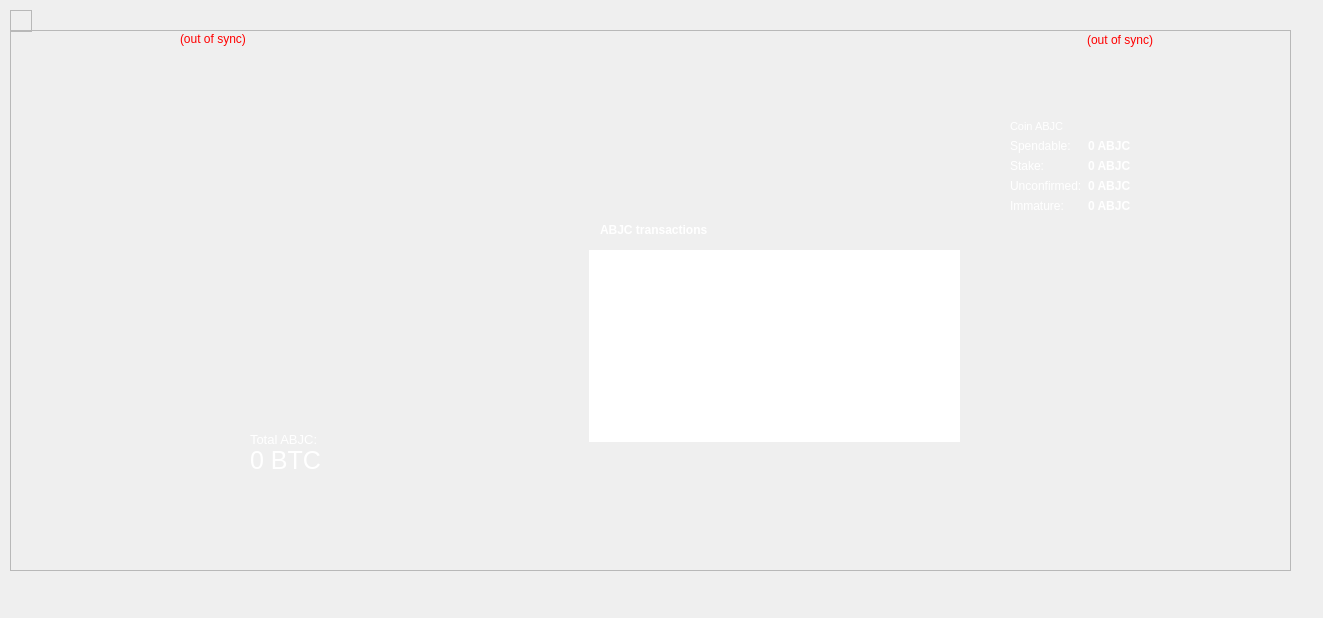
<?xml version="1.0" encoding="UTF-8"?>
<ui version="4.0">
 <class>OverviewPage</class>
 <widget class="QWidget" name="OverviewPage">
  <property name="geometry">
   <rect>
    <x>0</x>
    <y>0</y>
    <width>1323</width>
    <height>618</height>
   </rect>
  </property>
  <property name="windowTitle">
   <string>Form</string>
  </property>
  <widget class="QFrame" name="frame">
   <property name="geometry">
    <rect>
     <x>10</x>
     <y>10</y>
     <width>22</width>
     <height>22</height>
    </rect>
   </property>
   <property name="frameShape">
    <enum>QFrame::StyledPanel</enum>
   </property>
   <property name="frameShadow">
    <enum>QFrame::Raised</enum>
   </property>
   <layout class="QVBoxLayout" name="verticalLayout_4">
    <item>
     <layout class="QHBoxLayout" name="horizontalLayout_4"/>
    </item>
   </layout>
  </widget>
  <widget class="QFrame" name="frame_2">
   <property name="geometry">
    <rect>
     <x>10</x>
     <y>30</y>
     <width>1281</width>
     <height>541</height>
    </rect>
   </property>
   <property name="styleSheet">
    <string notr="true">color: rgb(255, 255, 255);
</string>
   </property>
   <property name="frameShape">
    <enum>QFrame::StyledPanel</enum>
   </property>
   <property name="frameShadow">
    <enum>QFrame::Raised</enum>
   </property>
   <widget class="QListView" name="listTransactions">
    <property name="geometry">
     <rect>
      <x>579</x>
      <y>220</y>
      <width>371</width>
      <height>192</height>
     </rect>
    </property>
    <property name="font">
     <font>
      <pointsize>8</pointsize>
      <weight>75</weight>
      <bold>true</bold>
     </font>
    </property>
    <property name="styleSheet">
     <string notr="true">QListView { background: transparent; }
font: 75 9pt &quot;MS Shell Dlg 2&quot;;</string>
    </property>
    <property name="frameShape">
     <enum>QFrame::NoFrame</enum>
    </property>
    <property name="verticalScrollBarPolicy">
     <enum>Qt::ScrollBarAlwaysOff</enum>
    </property>
    <property name="horizontalScrollBarPolicy">
     <enum>Qt::ScrollBarAlwaysOff</enum>
    </property>
    <property name="selectionMode">
     <enum>QAbstractItemView::NoSelection</enum>
    </property>
   </widget>
   <widget class="QLabel" name="labelWalletStatus">
    <property name="geometry">
     <rect>
      <x>170</x>
      <y>0</y>
      <width>83</width>
      <height>18</height>
     </rect>
    </property>
    <property name="toolTip">
     <string>The displayed information may be out of date. Your wallet automatically synchronizes with the AbjcoinCommerce network after a connection is established, but this process has not completed yet.</string>
    </property>
    <property name="styleSheet">
     <string notr="true">QLabel { color: red; }</string>
    </property>
    <property name="text">
     <string notr="true">(out of sync)</string>
    </property>
    <property name="alignment">
     <set>Qt::AlignLeading|Qt::AlignLeft|Qt::AlignVCenter</set>
    </property>
   </widget>
   <widget class="QLabel" name="labelTotalText">
    <property name="geometry">
     <rect>
      <x>240</x>
      <y>400</y>
      <width>151</width>
      <height>18</height>
     </rect>
    </property>
    <property name="font">
     <font>
      <family>MS Sans Serif</family>
      <pointsize>10</pointsize>
      <weight>50</weight>
      <italic>false</italic>
      <bold>false</bold>
     </font>
    </property>
    <property name="text">
     <string>Total ABJC:</string>
    </property>
   </widget>
   <widget class="QLabel" name="labelTotal">
    <property name="geometry">
     <rect>
      <x>240</x>
      <y>410</y>
      <width>411</width>
      <height>41</height>
     </rect>
    </property>
    <property name="font">
     <font>
      <family>MS Sans Serif</family>
      <pointsize>19</pointsize>
      <weight>50</weight>
      <italic>false</italic>
      <bold>false</bold>
     </font>
    </property>
    <property name="cursor">
     <cursorShape>IBeamCursor</cursorShape>
    </property>
    <property name="toolTip">
     <string>Your current total balance</string>
    </property>
    <property name="text">
     <string notr="true">0 BTC</string>
    </property>
    <property name="textInteractionFlags">
     <set>Qt::LinksAccessibleByMouse|Qt::TextSelectableByKeyboard|Qt::TextSelectableByMouse</set>
    </property>
   </widget>
   <widget class="QLabel" name="labelTransactionsStatus">
    <property name="geometry">
     <rect>
      <x>1060</x>
      <y>0</y>
      <width>83</width>
      <height>20</height>
     </rect>
    </property>
    <property name="toolTip">
     <string>The displayed information may be out of date. Your wallet automatically synchronizes with the AbjcoinCommerce network after a connection is established, but this process has not completed yet.</string>
    </property>
    <property name="styleSheet">
     <string notr="true">QLabel { color: red; }</string>
    </property>
    <property name="text">
     <string notr="true">(out of sync)</string>
    </property>
    <property name="alignment">
     <set>Qt::AlignRight|Qt::AlignTrailing|Qt::AlignVCenter</set>
    </property>
   </widget>
   <widget class="QLabel" name="label_4">
    <property name="geometry">
     <rect>
      <x>590</x>
      <y>190</y>
      <width>153</width>
      <height>20</height>
     </rect>
    </property>
    <property name="text">
     <string>&lt;html&gt;&lt;head/&gt;&lt;body&gt;&lt;p&gt;&lt;span style=&quot; font-weight:600;&quot;&gt;ABJC transactions&lt;/span&gt;&lt;/p&gt;&lt;/body&gt;&lt;/html&gt;</string>
    </property>
   </widget>
   <widget class="QPushButton" name="pushButton">
    <property name="geometry">
     <rect>
      <x>0</x>
      <y>170</y>
      <width>151</width>
      <height>41</height>
     </rect>
    </property>
    <property name="styleSheet">
     <string notr="true">background-image: url(:/images/a1);</string>
    </property>
    <property name="text">
     <string/>
    </property>
    <property name="flat">
     <bool>true</bool>
    </property>
   </widget>
   <widget class="QPushButton" name="pushButton_2">
    <property name="geometry">
     <rect>
      <x>0</x>
      <y>210</y>
      <width>151</width>
      <height>41</height>
     </rect>
    </property>
    <property name="styleSheet">
     <string notr="true">background-image: url(:/images/a2);</string>
    </property>
    <property name="text">
     <string/>
    </property>
    <property name="flat">
     <bool>true</bool>
    </property>
   </widget>
   <widget class="QPushButton" name="pushButton_3">
    <property name="geometry">
     <rect>
      <x>0</x>
      <y>250</y>
      <width>151</width>
      <height>41</height>
     </rect>
    </property>
    <property name="styleSheet">
     <string notr="true">background-image: url(:/images/a3);</string>
    </property>
    <property name="text">
     <string/>
    </property>
    <property name="flat">
     <bool>true</bool>
    </property>
   </widget>
   <widget class="QPushButton" name="pushButton_4">
    <property name="geometry">
     <rect>
      <x>0</x>
      <y>290</y>
      <width>151</width>
      <height>41</height>
     </rect>
    </property>
    <property name="styleSheet">
     <string notr="true">background-image: url(:/images/a4);</string>
    </property>
    <property name="text">
     <string/>
    </property>
    <property name="flat">
     <bool>true</bool>
    </property>
   </widget>
   <widget class="QWidget" name="layoutWidget">
    <property name="geometry">
     <rect>
      <x>1000</x>
      <y>90</y>
      <width>251</width>
      <height>183</height>
     </rect>
    </property>
    <layout class="QFormLayout" name="formLayout">
     <item row="0" column="0" colspan="2">
      <widget class="QLabel" name="label_5">
       <property name="font">
        <font>
         <family>MS Shell Dlg 2</family>
         <pointsize>8</pointsize>
         <weight>50</weight>
         <italic>false</italic>
         <bold>false</bold>
        </font>
       </property>
       <property name="styleSheet">
        <string notr="true">font: 8pt &quot;MS Shell Dlg 2&quot;;</string>
       </property>
       <property name="text">
        <string>Coin ABJC</string>
       </property>
      </widget>
     </item>
     <item row="1" column="0">
      <widget class="QLabel" name="label">
       <property name="font">
        <font>
         <family>Arial</family>
         <pointsize>9</pointsize>
         <weight>50</weight>
         <italic>false</italic>
         <bold>false</bold>
        </font>
       </property>
       <property name="text">
        <string>Spendable:</string>
       </property>
      </widget>
     </item>
     <item row="1" column="1">
      <widget class="QLabel" name="labelBalance">
       <property name="font">
        <font>
         <family>Arial</family>
         <pointsize>9</pointsize>
         <weight>75</weight>
         <italic>false</italic>
         <bold>true</bold>
        </font>
       </property>
       <property name="cursor">
        <cursorShape>IBeamCursor</cursorShape>
       </property>
       <property name="toolTip">
        <string>Your current spendable balance</string>
       </property>
       <property name="text">
        <string notr="true">0 ABJC</string>
       </property>
       <property name="textInteractionFlags">
        <set>Qt::LinksAccessibleByMouse|Qt::TextSelectableByKeyboard|Qt::TextSelectableByMouse</set>
       </property>
      </widget>
     </item>
     <item row="2" column="0">
      <widget class="QLabel" name="label_6">
       <property name="font">
        <font>
         <family>Arial</family>
         <pointsize>9</pointsize>
         <weight>50</weight>
         <italic>false</italic>
         <bold>false</bold>
        </font>
       </property>
       <property name="text">
        <string>Stake:</string>
       </property>
      </widget>
     </item>
     <item row="2" column="1">
      <widget class="QLabel" name="labelStake">
       <property name="font">
        <font>
         <family>Arial</family>
         <pointsize>9</pointsize>
         <weight>75</weight>
         <italic>false</italic>
         <bold>true</bold>
        </font>
       </property>
       <property name="cursor">
        <cursorShape>IBeamCursor</cursorShape>
       </property>
       <property name="toolTip">
        <string>Total of coins that was staked, and do not yet count toward the current balance</string>
       </property>
       <property name="text">
        <string notr="true">0 ABJC</string>
       </property>
       <property name="textInteractionFlags">
        <set>Qt::LinksAccessibleByMouse|Qt::TextSelectableByKeyboard|Qt::TextSelectableByMouse</set>
       </property>
      </widget>
     </item>
     <item row="3" column="0">
      <widget class="QLabel" name="label_3">
       <property name="font">
        <font>
         <family>Arial</family>
         <pointsize>9</pointsize>
         <weight>50</weight>
         <italic>false</italic>
         <bold>false</bold>
        </font>
       </property>
       <property name="text">
        <string>Unconfirmed:</string>
       </property>
      </widget>
     </item>
     <item row="3" column="1">
      <widget class="QLabel" name="labelUnconfirmed">
       <property name="font">
        <font>
         <family>Arial</family>
         <pointsize>9</pointsize>
         <weight>75</weight>
         <italic>false</italic>
         <bold>true</bold>
        </font>
       </property>
       <property name="cursor">
        <cursorShape>IBeamCursor</cursorShape>
       </property>
       <property name="toolTip">
        <string>Total of transactions that have yet to be confirmed, and do not yet count toward the current balance</string>
       </property>
       <property name="text">
        <string notr="true">0 ABJC</string>
       </property>
       <property name="textInteractionFlags">
        <set>Qt::LinksAccessibleByMouse|Qt::TextSelectableByKeyboard|Qt::TextSelectableByMouse</set>
       </property>
      </widget>
     </item>
     <item row="4" column="0">
      <widget class="QLabel" name="labelImmatureText">
       <property name="font">
        <font>
         <family>Arial</family>
         <pointsize>9</pointsize>
         <weight>50</weight>
         <italic>false</italic>
         <bold>false</bold>
        </font>
       </property>
       <property name="text">
        <string>Immature:</string>
       </property>
      </widget>
     </item>
     <item row="4" column="1">
      <widget class="QLabel" name="labelImmature">
       <property name="font">
        <font>
         <family>Arial</family>
         <pointsize>9</pointsize>
         <weight>75</weight>
         <italic>false</italic>
         <bold>true</bold>
        </font>
       </property>
       <property name="toolTip">
        <string>Mined balance that has not yet matured</string>
       </property>
       <property name="text">
        <string notr="true">0 ABJC</string>
       </property>
       <property name="textInteractionFlags">
        <set>Qt::LinksAccessibleByMouse|Qt::TextSelectableByKeyboard|Qt::TextSelectableByMouse</set>
       </property>
      </widget>
     </item>
    </layout>
   </widget>
   <widget class="QPushButton" name="pushButton_5">
    <property name="geometry">
     <rect>
      <x>0</x>
      <y>330</y>
      <width>151</width>
      <height>41</height>
     </rect>
    </property>
    <property name="styleSheet">
     <string notr="true">background-image: url(:/images/a5);</string>
    </property>
    <property name="text">
     <string/>
    </property>
    <property name="flat">
     <bool>true</bool>
    </property>
   </widget>
  </widget>
 </widget>
 <resources/>
 <connections/>
</ui>
